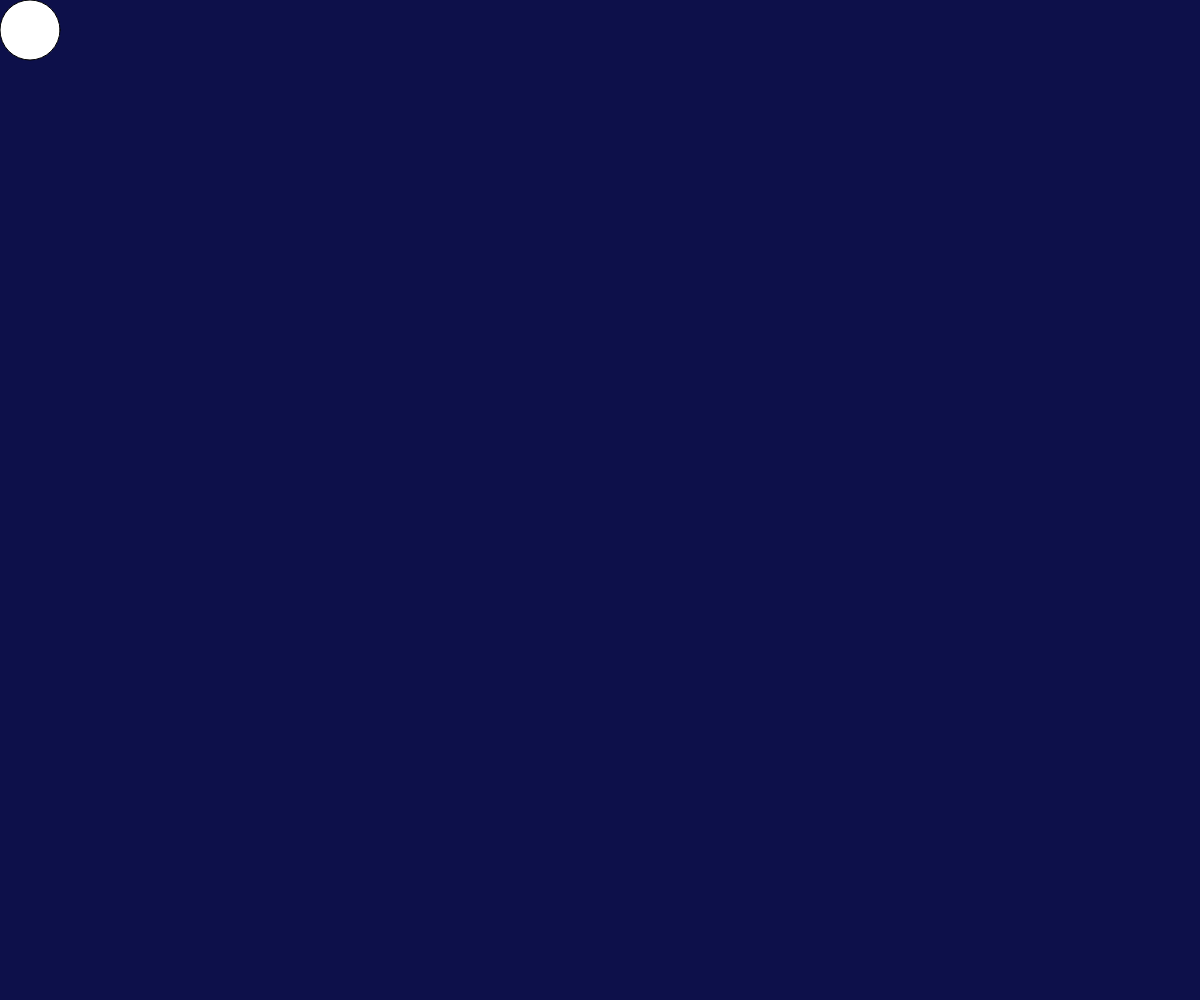
Frame 1 (no input)
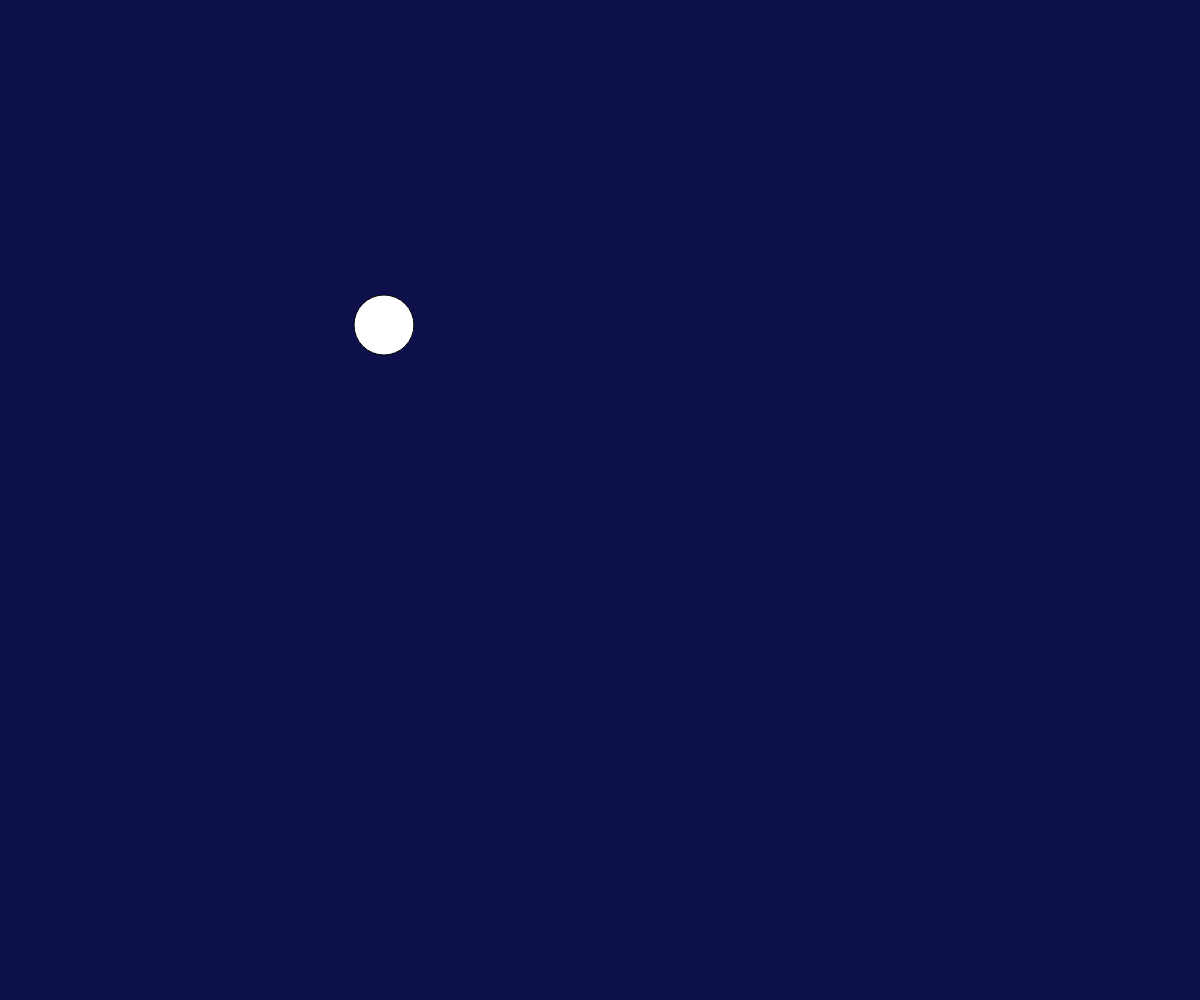
Frame 60 (no input)
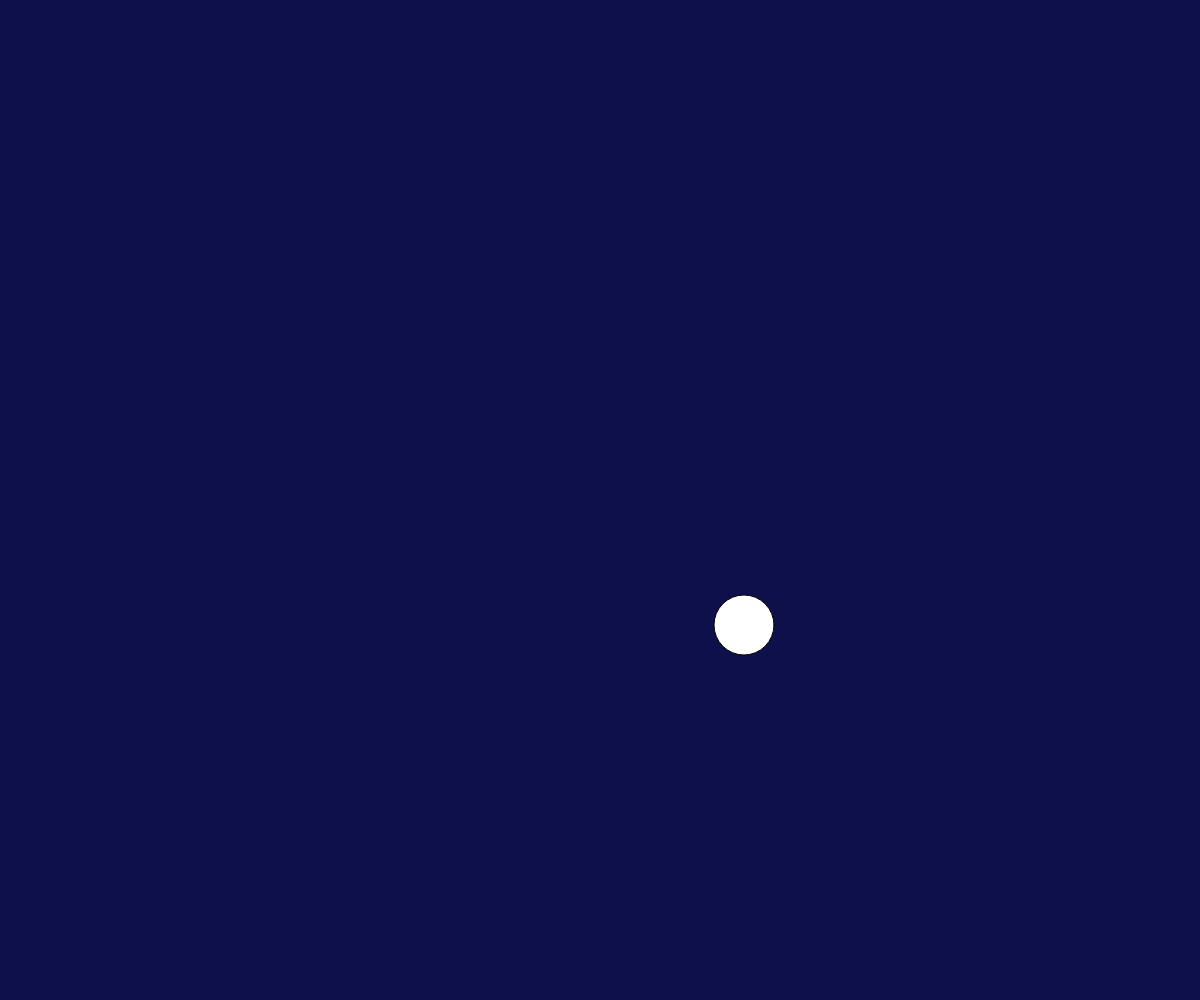
Frame 120 (the mouse pressed at the canvas centre since frame 60)

The p5.js sketch that drew these frames (run headless with seeded random() and noise() and a simulated clock; from frame 60 on, the mouse is pressed at the canvas centre):

// p5.js sketch
// ── sketch.js
var pong = {
    x:0,
    y:0,
    w:60,
    h:60,
    xSpeed: 6,
    ySpeed: 5,
    colour: 'white',
    draw: function(){
        fill(pong.colour);
        circle(pong.x+pong.w/2,pong.y+pong.h/2,pong.w,pong.h)
    },
    move: function(){
        pong.x += pong.xSpeed;
        pong.y += pong.ySpeed;
    
        if(pong.x < 0 || pong.x > width - pong.w){
            pong.xSpeed *= -1;
        }

        if(pong.y > height - pong.h || pong.y < 0){
            pong.ySpeed *= -1;
        }


     }   
};


function setup(){
    createCanvas(windowWidth,windowHeight);
}

function draw(){
    background('#0d104a');
    pong.draw();
    pong.move();
}
